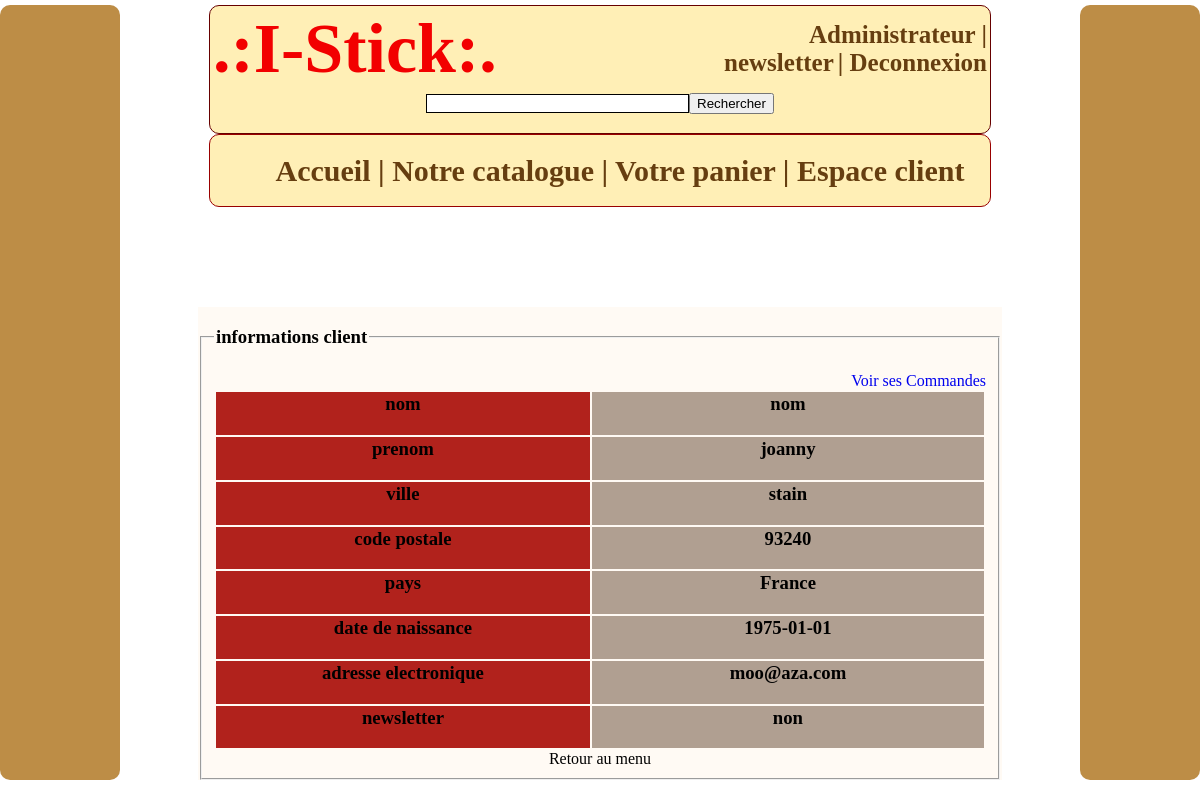
/index.php?uc=administrer&action=voirUtilisateur&id_utilisateur=5 (signed in), run on the app's committed database.
### tables this page shows
CREATE TABLE IF NOT EXISTS `utilisateur` (
  `id_utilisateur` int(11) NOT NULL AUTO_INCREMENT,
  `nom_utilisateur` varchar(35) DEFAULT NULL,
  `prenom` varchar(35) DEFAULT NULL,
  `rue` varchar(35) DEFAULT NULL,
  `ville` varchar(35) DEFAULT NULL,
  `code_postale` varchar(35) DEFAULT NULL,
  `pays` varchar(35) DEFAULT NULL,
  `date_naissance` date DEFAULT NULL,
  `adresse_electronique` varchar(255) DEFAULT NULL,
  `mot_de_passe` varchar(35) DEFAULT NULL,
  `newsletter` char(3) DEFAULT NULL,
  PRIMARY KEY (`id_utilisateur`)
);

### util/class.pdoMystick.inc.php (called while the page is built, shortened)
<?php
class PdoMystick
{
      	private static $serveur='mysql:host=localhost';
      	private static $bdd='dbname=my_stick';
      	private static $user='sk' ;
      	private static $mdp='EW8ah9tyWFqEt6X5' ;
		private static $monPdo;
		private static $monPdoMystick = null;
	private function __construct()
	{
    		PdoMystick::$monPdo = new PDO(PdoMystick::$serveur.';'.PdoMystick::$bdd, PdoMystick::$user, PdoMystick::$mdp);
			PdoMystick::$monPdo->query("SET CHARACTER SET utf8");
	}
	public  static function getPdoMystick()
	{
		if(PdoMystick::$monPdoMystick == null)
		{
			PdoMystick::$monPdoMystick= new PdoMystick();
		}
		return PdoMystick::$monPdoMystick;
	}
	public function getUtilisateur($id)
	{
	  $req ="SELECT * FROM utilisateur WHERE id_utilisateur = '$id'";
	  $res =  PdoMystick::$monPdo->query($req);
	  $utilisateur = $res->fetchAll();
	  return $utilisateur;
	}
}
?>

### vues/v_unUtilisateur.php (the view, shortened to what this page needs)
<div id="utilisateurs">
<fieldset>
<legend><h3>informations client</h3></legend>
<div align="right">
	<a href="index.php?uc=administrer&action=voirLesCommandesUtilisateur&id=<?php echo $_REQUEST['id_utilisateur'] ?>">Voir ses Commandes</a>
</div>
<table   width="100%">
<?php
 foreach( $lesUtilisateurs as $unUtilisateur)
 {
	$nom = $unUtilisateur['nom_utilisateur'];
	$prenom = $unUtilisateur['prenom'];
	$ville = $unUtilisateur['ville'];
	$codePostale = $unUtilisateur['code_postale'];
	$pays = $unUtilisateur['pays'];
	$date_naissance = $unUtilisateur['date_naissance'];
	$adresse_electronique = $unUtilisateur['adresse_electronique'];
	$newsletter = $unUtilisateur['newsletter'];
	?>
		<tr>
				<td  BGCOLOR="#B1221C" width="10%"><div align="center"><h3>nom</div>
				<td width="10%"  BGCOLOR="#B09F91"><div align="center"><h3><?php echo $nom ?></div></td>
		</tr>
		<tr>
				<td  BGCOLOR="#B1221C" width="10%"><div align="center"><h3>prenom</div>
				<td width="10%"  BGCOLOR="#B09F91"><div align="center"><h3><?php echo $prenom ?></div></td>
		</tr>
		<tr>
				<td  BGCOLOR="#B1221C" width="10%"><div align="center"><h3>ville</div>
				<td width="10%"  BGCOLOR="#B09F91"><div align="center"><h3><?php echo $ville ?></div></td>
		</tr>
		<tr>
				<td  BGCOLOR="#B1221C" width="10%"><div align="center"><h3>code postale</div>
				<td width="10%"  BGCOLOR="#B09F91"><div align="center"><h3><?php echo $codePostale ?></div></td>
		</tr>
		<tr>
				<td  BGCOLOR="#B1221C" width="10%"><div align="center"><h3>pays</div>
				<td width="10%"  BGCOLOR="#B09F91"><div align="center"><h3><?php echo $pays ?></div></td>
		</tr>
		<tr>
				<td  BGCOLOR="#B1221C" width="10%"><div align="center"><h3>date de naissance</div>
				<td width="10%"	 BGCOLOR="#B09F91"><div align="center"><h3><?php echo $date_naissance ?></div></td>
		</tr>
		<tr>
				<td  BGCOLOR="#B1221C" width="10%"><div align="center"><h3>adresse electronique</div>
				<td BGCOLOR="#B09F91"><div align="center"><h3><?php echo $adresse_electronique ?></div></td>
		</tr>
		<tr>
				<td  BGCOLOR="#B1221C" width="10%"><div align="center"><h3>newsletter</div>
				<td width="10%"  BGCOLOR="#B09F91"><div align="center"><h3><?php echo $newsletter ?></div></td>
		</tr>
</table>
<?php
}
?>
<center> <a  onClick="history.back()" >Retour au menu </a>
</fieldset>
</div>

### util/my-css2.css (style rules this page uses)
body { width: 100%; margin: auto; margin-top: 5px; margin-bottom: 30px; background-attachment: fixed; float : center; }
#utilisateurs { float:center; margin-top: 100px; width: 67% ; height: *px; background-repeat: no-repeat; background-color :#FFFAF4 ; }

### vues/v_entete.php (style rules this page uses)
a { text-decoration:none }

### data on the page
utilisateur: nom_utilisateur "nom", prenom "joanny", ville "stain", code_postale "93240", pays "France", date_naissance "1975-01-01", adresse_electronique "moo@aza.com", newsletter "non"
